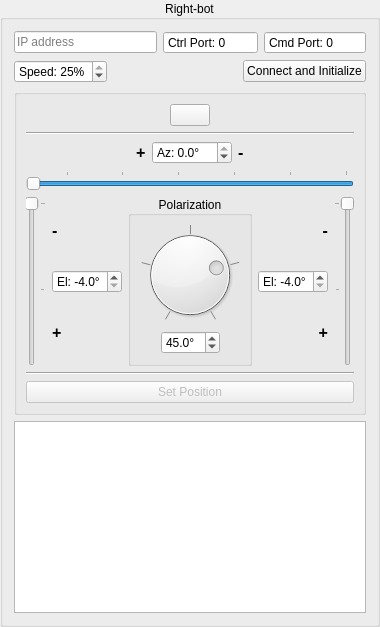
       <widget class="QGroupBox" name="groupBox_2">
        <property name="title">
         <string>Right-bot</string>
        </property>
        <property name="alignment">
         <set>Qt::AlignCenter</set>
        </property>
        <property name="flat">
         <bool>false</bool>
        </property>
        <layout class="QVBoxLayout" name="verticalLayout_4">
         <item>
          <layout class="QHBoxLayout" name="horizontalLayout_10">
           <item>
            <widget class="QLineEdit" name="lineEdit_ip_r">
             <property name="placeholderText">
              <string>IP address</string>
             </property>
            </widget>
           </item>
           <item>
            <widget class="QDoubleSpinBox" name="doubleSpinBox_ctrl_r">
             <property name="frame">
              <bool>true</bool>
             </property>
             <property name="buttonSymbols">
              <enum>QAbstractSpinBox::NoButtons</enum>
             </property>
             <property name="prefix">
              <string>Ctrl Port: </string>
             </property>
             <property name="decimals">
              <number>0</number>
             </property>
             <property name="maximum">
              <double>65536.000000000000000</double>
             </property>
            </widget>
           </item>
           <item>
            <widget class="QDoubleSpinBox" name="doubleSpinBox_cmd_r">
             <property name="buttonSymbols">
              <enum>QAbstractSpinBox::NoButtons</enum>
             </property>
             <property name="prefix">
              <string>Cmd Port: </string>
             </property>
             <property name="decimals">
              <number>0</number>
             </property>
             <property name="maximum">
              <double>65536.000000000000000</double>
             </property>
            </widget>
           </item>
          </layout>
         </item>
         <item>
          <layout class="QHBoxLayout" name="horizontalLayout_12">
           <item>
            <widget class="QDoubleSpinBox" name="doubleSpinBox_speed_r">
             <property name="prefix">
              <string>Speed: </string>
             </property>
             <property name="suffix">
              <string>%</string>
             </property>
             <property name="decimals">
              <number>0</number>
             </property>
             <property name="minimum">
              <double>10.000000000000000</double>
             </property>
             <property name="maximum">
              <double>25.000000000000000</double>
             </property>
             <property name="value">
              <double>25.000000000000000</double>
             </property>
            </widget>
           </item>
           <item>
            <spacer name="horizontalSpacer_9">
             <property name="orientation">
              <enum>Qt::Horizontal</enum>
             </property>
             <property name="sizeHint" stdset="0">
              <size>
               <width>40</width>
               <height>20</height>
              </size>
             </property>
            </spacer>
           </item>
           <item>
            <widget class="QPushButton" name="pushButton_connect_r">
             <property name="text">
              <string>Connect and Initialize</string>
             </property>
            </widget>
           </item>
          </layout>
         </item>
         <item>
          <widget class="QGroupBox" name="groupBox_r">
           <property name="enabled">
            <bool>true</bool>
           </property>
           <property name="sizePolicy">
            <sizepolicy hsizetype="Preferred" vsizetype="Preferred">
             <horstretch>0</horstretch>
             <verstretch>0</verstretch>
            </sizepolicy>
           </property>
           <property name="sizeIncrement">
            <size>
             <width>0</width>
             <height>0</height>
            </size>
           </property>
           <property name="title">
            <string/>
           </property>
           <layout class="QVBoxLayout" name="verticalLayout_8">
            <item>
             <layout class="QHBoxLayout" name="horizontalLayout_13">
              <item>
               <spacer name="horizontalSpacer_10">
                <property name="orientation">
                 <enum>Qt::Horizontal</enum>
                </property>
                <property name="sizeHint" stdset="0">
                 <size>
                  <width>40</width>
                  <height>20</height>
                 </size>
                </property>
               </spacer>
              </item>
              <item>
               <widget class="QPushButton" name="pushButton_home_r">
                <property name="text">
                 <string/>
                </property>
                <property name="icon">
                 <iconset>
                  <normaloff>res/home_icon.svg</normaloff>res/home_icon.svg</iconset>
                </property>
                <property name="iconSize">
                 <size>
                  <width>24</width>
                  <height>24</height>
                 </size>
                </property>
               </widget>
              </item>
              <item>
               <spacer name="horizontalSpacer_11">
                <property name="orientation">
                 <enum>Qt::Horizontal</enum>
                </property>
                <property name="sizeHint" stdset="0">
                 <size>
                  <width>40</width>
                  <height>20</height>
                 </size>
                </property>
               </spacer>
              </item>
             </layout>
            </item>
            <item>
             <widget class="Line" name="line_2">
              <property name="orientation">
               <enum>Qt::Horizontal</enum>
              </property>
             </widget>
            </item>
            <item>
             <layout class="QHBoxLayout" name="horizontalLayout_7">
              <item>
               <spacer name="horizontalSpacer_4">
                <property name="orientation">
                 <enum>Qt::Horizontal</enum>
                </property>
                <property name="sizeHint" stdset="0">
                 <size>
                  <width>40</width>
                  <height>20</height>
                 </size>
                </property>
               </spacer>
              </item>
              <item>
               <widget class="QLabel" name="label_2">
                <property name="font">
                 <font>
                  <pointsize>12</pointsize>
                  <bold>true</bold>
                 </font>
                </property>
                <property name="text">
                 <string>+</string>
                </property>
               </widget>
              </item>
              <item>
               <widget class="QDoubleSpinBox" name="doubleSpinBox_az_r">
                <property name="buttonSymbols">
                 <enum>QAbstractSpinBox::UpDownArrows</enum>
                </property>
                <property name="prefix">
                 <string>Az: </string>
                </property>
                <property name="suffix">
                 <string>°</string>
                </property>
                <property name="decimals">
                 <number>1</number>
                </property>
                <property name="minimum">
                 <double>-28.000000000000000</double>
                </property>
                <property name="maximum">
                 <double>0.000000000000000</double>
                </property>
                <property name="singleStep">
                 <double>0.100000000000000</double>
                </property>
               </widget>
              </item>
              <item>
               <widget class="QLabel" name="label">
                <property name="font">
                 <font>
                  <pointsize>12</pointsize>
                  <bold>true</bold>
                 </font>
                </property>
                <property name="text">
                 <string>-</string>
                </property>
               </widget>
              </item>
              <item>
               <spacer name="horizontalSpacer_16">
                <property name="orientation">
                 <enum>Qt::Horizontal</enum>
                </property>
                <property name="sizeHint" stdset="0">
                 <size>
                  <width>40</width>
                  <height>20</height>
                 </size>
                </property>
               </spacer>
              </item>
             </layout>
            </item>
            <item>
             <layout class="QHBoxLayout" name="horizontalLayout_14">
              <item>
               <widget class="QSlider" name="horizontalSlider_az_r">
                <property name="minimum">
                 <number>-280</number>
                </property>
                <property name="maximum">
                 <number>0</number>
                </property>
                <property name="singleStep">
                 <number>1</number>
                </property>
                <property name="pageStep">
                 <number>50</number>
                </property>
                <property name="sliderPosition">
                 <number>0</number>
                </property>
                <property name="orientation">
                 <enum>Qt::Horizontal</enum>
                </property>
                <property name="invertedAppearance">
                 <bool>true</bool>
                </property>
                <property name="tickPosition">
                 <enum>QSlider::TicksAbove</enum>
                </property>
                <property name="tickInterval">
                 <number>50</number>
                </property>
               </widget>
              </item>
             </layout>
            </item>
            <item>
             <layout class="QHBoxLayout" name="horizontalLayout_15">
              <item>
               <widget class="QSlider" name="verticalSlider_el_rl">
                <property name="minimum">
                 <number>-40</number>
                </property>
                <property name="maximum">
                 <number>50</number>
                </property>
                <property name="singleStep">
                 <number>1</number>
                </property>
                <property name="pageStep">
                 <number>50</number>
                </property>
                <property name="value">
                 <number>-40</number>
                </property>
                <property name="orientation">
                 <enum>Qt::Vertical</enum>
                </property>
                <property name="invertedAppearance">
                 <bool>true</bool>
                </property>
                <property name="tickPosition">
                 <enum>QSlider::TicksBelow</enum>
                </property>
                <property name="tickInterval">
                 <number>50</number>
                </property>
               </widget>
              </item>
              <item>
               <layout class="QVBoxLayout" name="verticalLayout_13">
                <item>
                 <widget class="QLabel" name="label_9">
                  <property name="font">
                   <font>
                    <pointsize>12</pointsize>
                    <bold>true</bold>
                   </font>
                  </property>
                  <property name="text">
                   <string>-</string>
                  </property>
                 </widget>
                </item>
                <item>
                 <widget class="QDoubleSpinBox" name="doubleSpinBox_el_rl">
                  <property name="buttonSymbols">
                   <enum>QAbstractSpinBox::UpDownArrows</enum>
                  </property>
                  <property name="prefix">
                   <string>El: </string>
                  </property>
                  <property name="suffix">
                   <string>°</string>
                  </property>
                  <property name="decimals">
                   <number>1</number>
                  </property>
                  <property name="minimum">
                   <double>-4.000000000000000</double>
                  </property>
                  <property name="maximum">
                   <double>5.000000000000000</double>
                  </property>
                  <property name="singleStep">
                   <double>0.100000000000000</double>
                  </property>
                  <property name="value">
                   <double>-4.000000000000000</double>
                  </property>
                 </widget>
                </item>
                <item>
                 <widget class="QLabel" name="label_10">
                  <property name="font">
                   <font>
                    <pointsize>12</pointsize>
                    <bold>true</bold>
                   </font>
                  </property>
                  <property name="text">
                   <string>+</string>
                  </property>
                 </widget>
                </item>
               </layout>
              </item>
              <item>
               <spacer name="horizontalSpacer_13">
                <property name="orientation">
                 <enum>Qt::Horizontal</enum>
                </property>
                <property name="sizeHint" stdset="0">
                 <size>
                  <width>0</width>
                  <height>0</height>
                 </size>
                </property>
               </spacer>
              </item>
              <item>
               <layout class="QVBoxLayout" name="verticalLayout_9">
                <item>
                 <spacer name="verticalSpacer_4">
                  <property name="orientation">
                   <enum>Qt::Vertical</enum>
                  </property>
                  <property name="sizeHint" stdset="0">
                   <size>
                    <width>0</width>
                    <height>0</height>
                   </size>
                  </property>
                 </spacer>
                </item>
                <item>
                 <widget class="QGroupBox" name="groupBox_6">
                  <property name="title">
                   <string>Polarization</string>
                  </property>
                  <property name="alignment">
                   <set>Qt::AlignCenter</set>
                  </property>
                  <layout class="QVBoxLayout" name="verticalLayout_10">
                   <item>
                    <widget class="QDial" name="dial_pol_r">
                     <property name="minimum">
                      <number>-90</number>
                     </property>
                     <property name="maximum">
                      <number>90</number>
                     </property>
                     <property name="pageStep">
                      <number>5</number>
                     </property>
                     <property name="value">
                      <number>45</number>
                     </property>
                     <property name="wrapping">
                      <bool>false</bool>
                     </property>
                     <property name="notchTarget">
                      <double>45.000000000000000</double>
                     </property>
                     <property name="notchesVisible">
                      <bool>true</bool>
                     </property>
                    </widget>
                   </item>
                   <item>
                    <layout class="QHBoxLayout" name="horizontalLayout_16">
                     <item>
                      <spacer name="horizontalSpacer_14">
                       <property name="orientation">
                        <enum>Qt::Horizontal</enum>
                       </property>
                       <property name="sizeHint" stdset="0">
                        <size>
                         <width>0</width>
                         <height>0</height>
                        </size>
                       </property>
                      </spacer>
                     </item>
                     <item>
                      <widget class="QDoubleSpinBox" name="doubleSpinBox_pol_r">
                       <property name="suffix">
                        <string>°</string>
                       </property>
                       <property name="decimals">
                        <number>1</number>
                       </property>
                       <property name="minimum">
                        <double>-90.000000000000000</double>
                       </property>
                       <property name="maximum">
                        <double>90.000000000000000</double>
                       </property>
                       <property name="value">
                        <double>45.000000000000000</double>
                       </property>
                      </widget>
                     </item>
                     <item>
                      <spacer name="horizontalSpacer_15">
                       <property name="orientation">
                        <enum>Qt::Horizontal</enum>
                       </property>
                       <property name="sizeHint" stdset="0">
                        <size>
                         <width>0</width>
                         <height>0</height>
                        </size>
                       </property>
                      </spacer>
                     </item>
                    </layout>
                   </item>
                  </layout>
                 </widget>
                </item>
                <item>
                 <spacer name="verticalSpacer_2">
                  <property name="orientation">
                   <enum>Qt::Vertical</enum>
                  </property>
                  <property name="sizeHint" stdset="0">
                   <size>
                    <width>0</width>
                    <height>0</height>
                   </size>
                  </property>
                 </spacer>
                </item>
               </layout>
              </item>
              <item>
               <spacer name="horizontalSpacer_19">
                <property name="orientation">
                 <enum>Qt::Horizontal</enum>
                </property>
                <property name="sizeHint" stdset="0">
                 <size>
                  <width>0</width>
                  <height>0</height>
                 </size>
                </property>
               </spacer>
              </item>
              <item>
               <layout class="QVBoxLayout" name="verticalLayout_14">
                <item>
                 <widget class="QLabel" name="label_11">
                  <property name="font">
                   <font>
                    <pointsize>12</pointsize>
                    <bold>true</bold>
                   </font>
                  </property>
                  <property name="text">
                   <string>-</string>
                  </property>
                  <property name="alignment">
                   <set>Qt::AlignRight|Qt::AlignTrailing|Qt::AlignVCenter</set>
                  </property>
                 </widget>
                </item>
                <item>
                 <widget class="QDoubleSpinBox" name="doubleSpinBox_el_rr">
                  <property name="buttonSymbols">
                   <enum>QAbstractSpinBox::UpDownArrows</enum>
                  </property>
                  <property name="prefix">
                   <string>El: </string>
                  </property>
                  <property name="suffix">
                   <string>°</string>
                  </property>
                  <property name="decimals">
                   <number>1</number>
                  </property>
                  <property name="minimum">
                   <double>-4.000000000000000</double>
                  </property>
                  <property name="maximum">
                   <double>5.000000000000000</double>
                  </property>
                  <property name="singleStep">
                   <double>0.100000000000000</double>
                  </property>
                  <property name="value">
                   <double>-4.000000000000000</double>
                  </property>
                 </widget>
                </item>
                <item>
                 <widget class="QLabel" name="label_12">
                  <property name="font">
                   <font>
                    <pointsize>12</pointsize>
                    <bold>true</bold>
                   </font>
                  </property>
                  <property name="text">
                   <string>+</string>
                  </property>
                  <property name="alignment">
                   <set>Qt::AlignRight|Qt::AlignTrailing|Qt::AlignVCenter</set>
                  </property>
                 </widget>
                </item>
               </layout>
              </item>
              <item>
               <widget class="QSlider" name="verticalSlider_el_rr">
                <property name="enabled">
                 <bool>false</bool>
                </property>
                <property name="minimum">
                 <number>-40</number>
                </property>
                <property name="maximum">
                 <number>50</number>
                </property>
                <property name="singleStep">
                 <number>1</number>
                </property>
                <property name="pageStep">
                 <number>50</number>
                </property>
                <property name="value">
                 <number>-40</number>
                </property>
                <property name="orientation">
                 <enum>Qt::Vertical</enum>
                </property>
                <property name="invertedAppearance">
                 <bool>true</bool>
                </property>
                <property name="invertedControls">
                 <bool>false</bool>
                </property>
                <property name="tickPosition">
                 <enum>QSlider::TicksAbove</enum>
                </property>
                <property name="tickInterval">
                 <number>50</number>
                </property>
               </widget>
              </item>
             </layout>
            </item>
            <item>
             <widget class="Line" name="line_4">
              <property name="orientation">
               <enum>Qt::Horizontal</enum>
              </property>
             </widget>
            </item>
            <item>
             <widget class="QPushButton" name="pushButton_set_r">
              <property name="enabled">
               <bool>false</bool>
              </property>
              <property name="text">
               <string>Set Position</string>
              </property>
             </widget>
            </item>
           </layout>
          </widget>
         </item>
         <item>
          <widget class="QTextBrowser" name="textBrowser_r">
           <property name="sizePolicy">
            <sizepolicy hsizetype="Expanding" vsizetype="Expanding">
             <horstretch>0</horstretch>
             <verstretch>1</verstretch>
            </sizepolicy>
           </property>
          </widget>
         </item>
        </layout>
       </widget>
